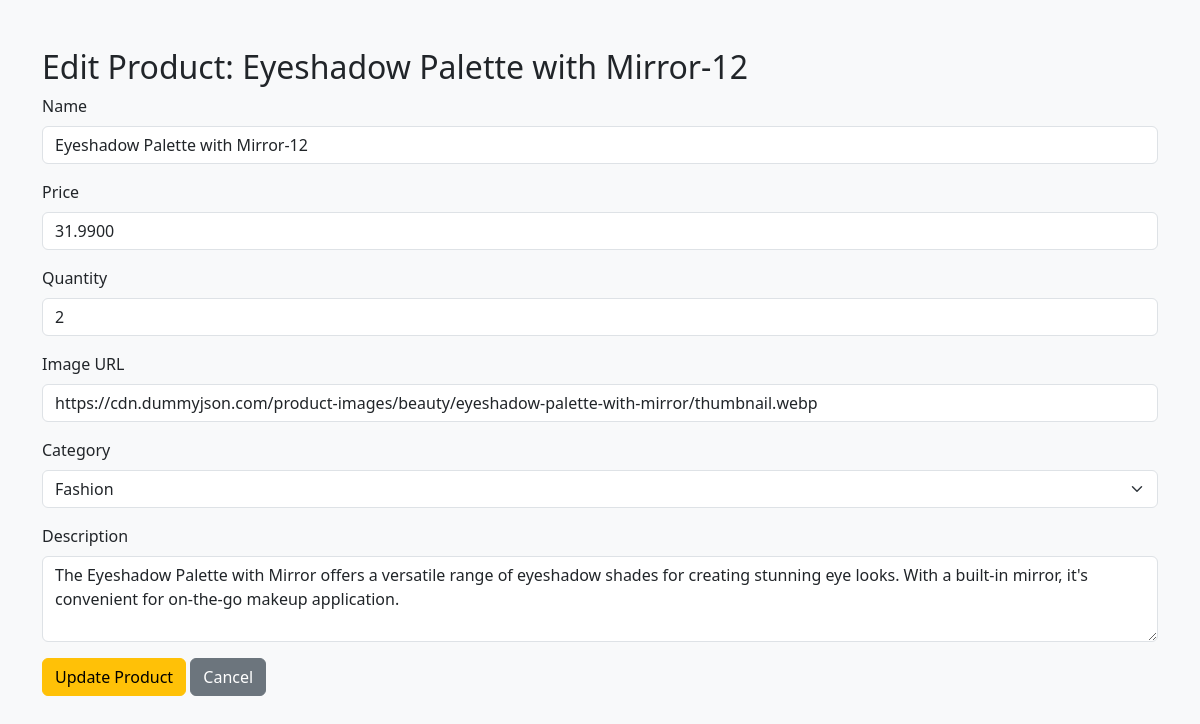
Page /edit_product.php?id=12 on the committed database.
### tables this page shows
CREATE TABLE `products` (
  `id` int(11) NOT NULL,
  `name` varchar(100) NOT NULL,
  `price` decimal(12,4) NOT NULL,
  `thumbnail` varchar(255) DEFAULT NULL,
  `qty` int(10) UNSIGNED DEFAULT NULL,
  `description` text,
  `category_id` int(11) NOT NULL
);

CREATE TABLE `categories` (
  `id` int(11) NOT NULL,
  `name` varchar(100) NOT NULL,
  `slug` varchar(100) DEFAULT NULL
);

### edit_product.php (the view, shortened to what this page needs)
<?php
require_once("db_connect.php");
if (isset($_GET['id'])) {
    $id = intval($_GET['id']);
    $sql_prod = "SELECT * FROM products WHERE id = $id";
    $result_prod = $conn->query($sql_prod);
    $product = $result_prod->fetch_assoc();
    $sql_cats = "SELECT * FROM categories";
    $result_cats = $conn->query($sql_cats);
    $categories = [];
    while ($row = $result_cats->fetch_assoc()) {
        $categories[] = $row;
    }
} else {
    header("Location: products.php");
    exit();
}
?>
<!DOCTYPE html>
<html lang="en">
<head>
    <?php include("HTML/styles.php"); ?>
</head>
<body>
    <div class="container mt-5">
        <h2>Edit Product: <?php echo $product['name']; ?></h2>
        <form action="update_product.php" method="POST">
            <div class="mb-3">
                <label class="form-label">Name</label>
                <input type="text" class="form-control" name="name"
                    value="<?php echo $product['name']; ?>" required>
            </div>
            <div class="mb-3">
                <label class="form-label">Price</label>
                <input type="number" class="form-control" name="price"
                    value="<?php echo $product['price']; ?>" required>
            </div>
            <div class="mb-3">
                <label class="form-label">Quantity</label>
                <input type="number" class="form-control" name="qty"
                    value="<?php echo $product['qty']; ?>">
            </div>
            <div class="mb-3">
                <label class="form-label">Image URL</label>
                <input type="text" class="form-control" name="thumbnail"
                    value="<?php echo $product['thumbnail']; ?>">
            </div>
            <div class="mb-3">
                <label class="form-label">Category</label>
                <select name="category_id" class="form-select">
                    <?php foreach ($categories as $cat): ?>
                        <option value="<?php echo $cat['id']; ?>"
                            <?php echo ($cat['id'] == $product['category_id']) ? 'selected' : ''; ?>>
                            <?php echo $cat['name']; ?>
                        </option>
                    <?php endforeach; ?>
                </select>
            </div>
            <div class="mb-3">
                <label class="form-label">Description</label>
                <textarea class="form-control" name="description" rows="3"><?php echo $product['description']; ?></textarea>
            </div>
            <button type="submit" class="btn btn-warning">Update Product</button>
            <a href="products.php" class="btn btn-secondary">Cancel</a>
        </form>
    </div>
</body>
</html>

### HTML/styles.php (style rules this page uses)
body { background-color: #f8f9fa; min-height: 100vh; }

### rows in the picture
products: name "Eyeshadow Palette with Mirror-12", price "31.9900", qty "2", thumbnail "https://cdn.dummyjson.com/product-images/beauty/eyeshadow-palette-with-mirror/thumbnail.webp", category_id "Fashion", description "The Eyeshadow Palette with Mirror offers a versatile range of eyeshadow shades for creating stunning eye looks. With a built-in mirror, it's convenient for on-the-go makeup application."
